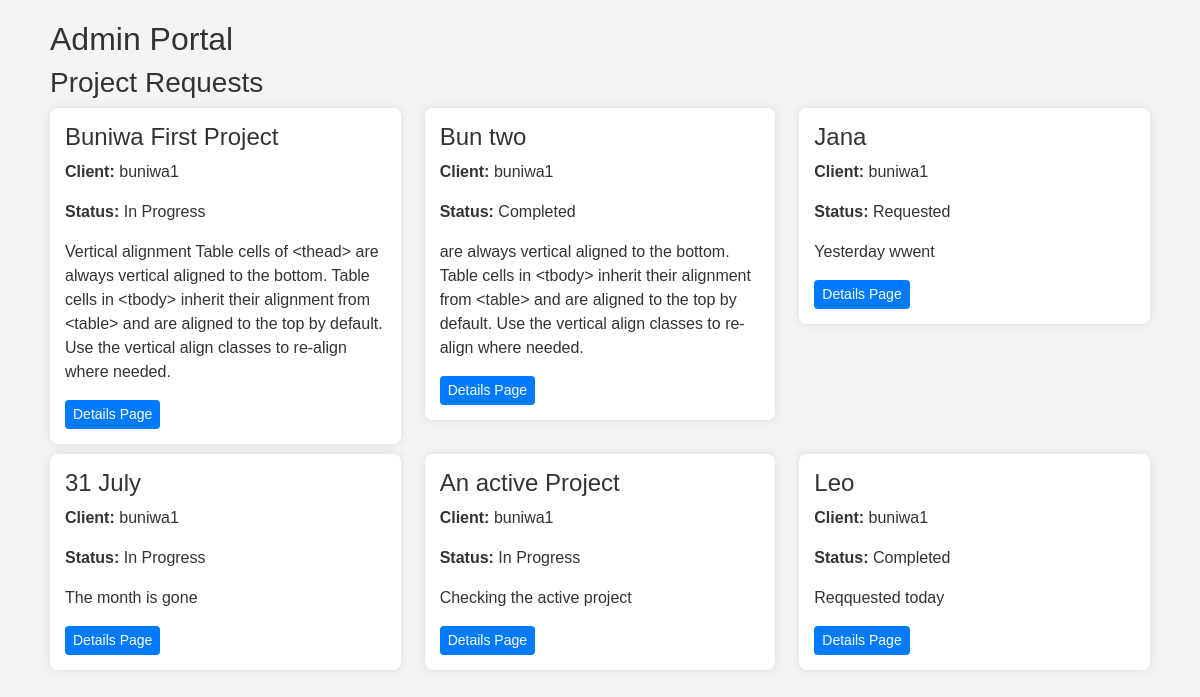
Before: /portal/admin/ (signed in) with the older database file.
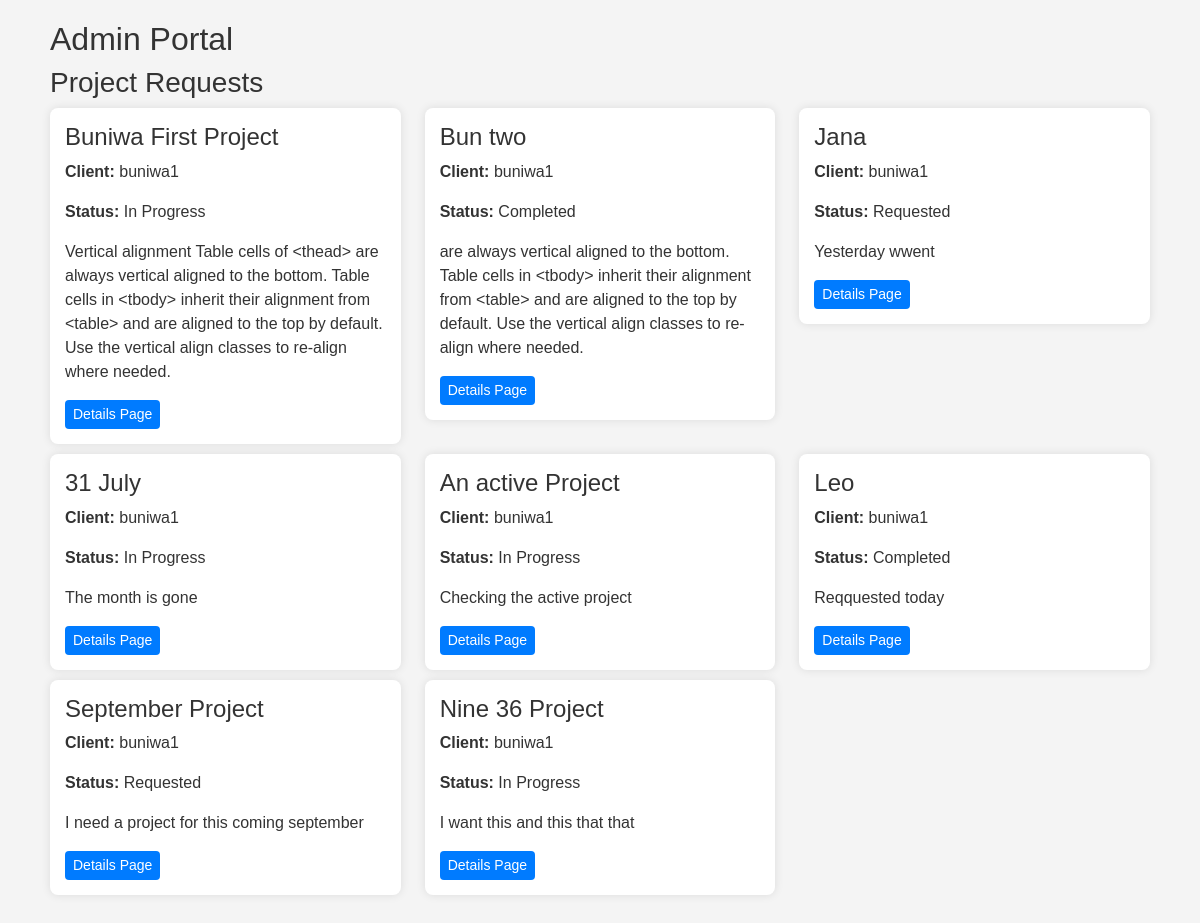
After: the same page with the newer database file.
### Portal/models.py (models this page shows, shortened)
class ProjectRequest(models.Model):
    user = models.ForeignKey(User, on_delete=models.CASCADE)
    project_name = models.CharField(max_length=100)
    description = models.TextField()
    status = models.CharField(max_length=20, choices=[('Requested', 'Requested'), ('In Progress', 'In Progress'), ('Completed', 'Completed')])

### Portal/views.py (the view)
# urls.py: path('admin/', views.admin_portal, name='admin_portal'),  # Admin portal view
@login_required
@user_passes_test(is_admin)
def admin_portal(request):
    project_requests = ProjectRequest.objects.all()
    return render(request, 'Portal/admin_portal.html', {
        'project_requests': project_requests,
    })

### Buniwa/context_processors.py (called while the page is built)
def profile_photo(request):
    if request.user.is_authenticated:
        user_details = UserDetails.objects.get(user=request.user)
        profile_photo_url = user_details.profile_photo.url if user_details.profile_photo else 'https://st3.depositphotos.com/15648834/17930/v/600/depositphotos_179308454-stock-illustration-unknown-person-silhouette-glasses-profile.jpg'
        return {'profile_photo_url': profile_photo_url}
    return {}

### Portal/views.py (called while the page is built)
def is_admin(user):
    return user.is_superuser  # Ensure only admins can access this view

### Portal/templates/Portal/admin_portal.html (shortened to what this page needs)
<!DOCTYPE html>
<html lang="en">
<head>
    <link href="https://cdn.jsdelivr.net/npm/bootstrap@5.3.3/dist/css/bootstrap.min.css" rel="stylesheet">
</head>
<body>
    <div class="container">
        <h2>Admin Portal</h2>
        <h3>Project Requests</h3>
        <div class="row">
            {% for request in project_requests %}
            <div class="col-md-4">
                <div class="project-card">
                    <h4>{{ request.project_name }}</h4>
                    <p><strong>Client:</strong> {{ request.user.username }}</p>
                    <p><strong>Status:</strong> {{ request.status }}</p>
                    <p>{{ request.description }}</p>
                    <a href="{% url 'create_milestones' request.id %}" class="btn btn-primary btn-sm">Details Page</a>
                </div>
            </div>
            {% empty %}
            <div class="col-12">
                <p>No project requests at the moment.</p>
            </div>
            {% endfor %}
        </div>
    </div>
</body>
</html>

### Portal/templates/Portal/admin_portal.html (style rules this page uses)
body { font-family: 'Arial', sans-serif; background-color: #f4f4f4; color: #333; }
.container { padding: 20px; }
.project-card { background-color: white; border-radius: 8px; box-shadow: 0 0 10px rgba(0,0,0,0.1); padding: 15px; margin-bottom: 10px; }
.btn-primary { background-color: #007bff; border: none; }

Changed rows visible on the page:
added ProjectRequest: project_name "September Project", user.username "buniwa1", status "Requested", description "I need a project for this coming september"
added ProjectRequest: project_name "Nine 36 Project", user.username "buniwa1", status "In Progress", description "I want this and this that that"
